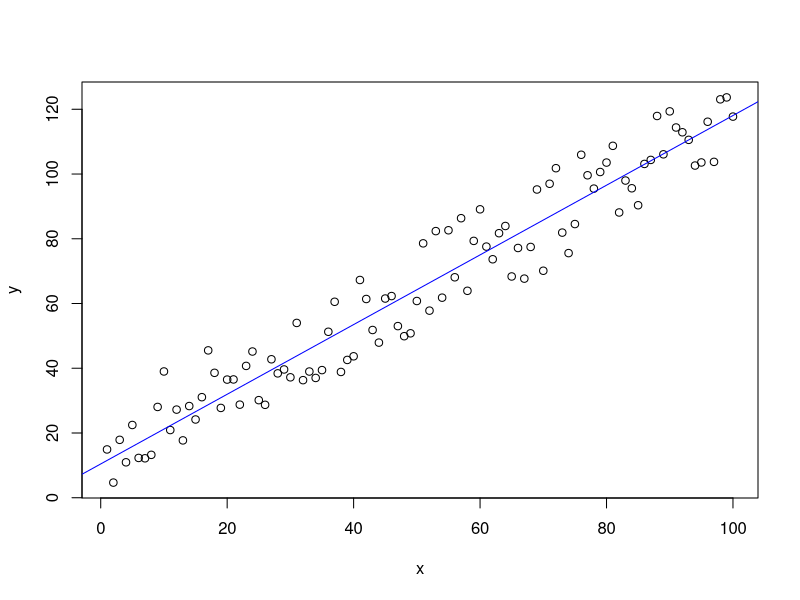

R code for this plot:

# LMG-R-group demonstration

x <- 1:100 
y <- x + runif(100,0,30)

fit <- lm(y~x)
summary(fit)

plot(x,y)
abline(fit,col="blue")

#library(ggplot2)
#qplot(x,y) + geom_smooth(method="lm")
